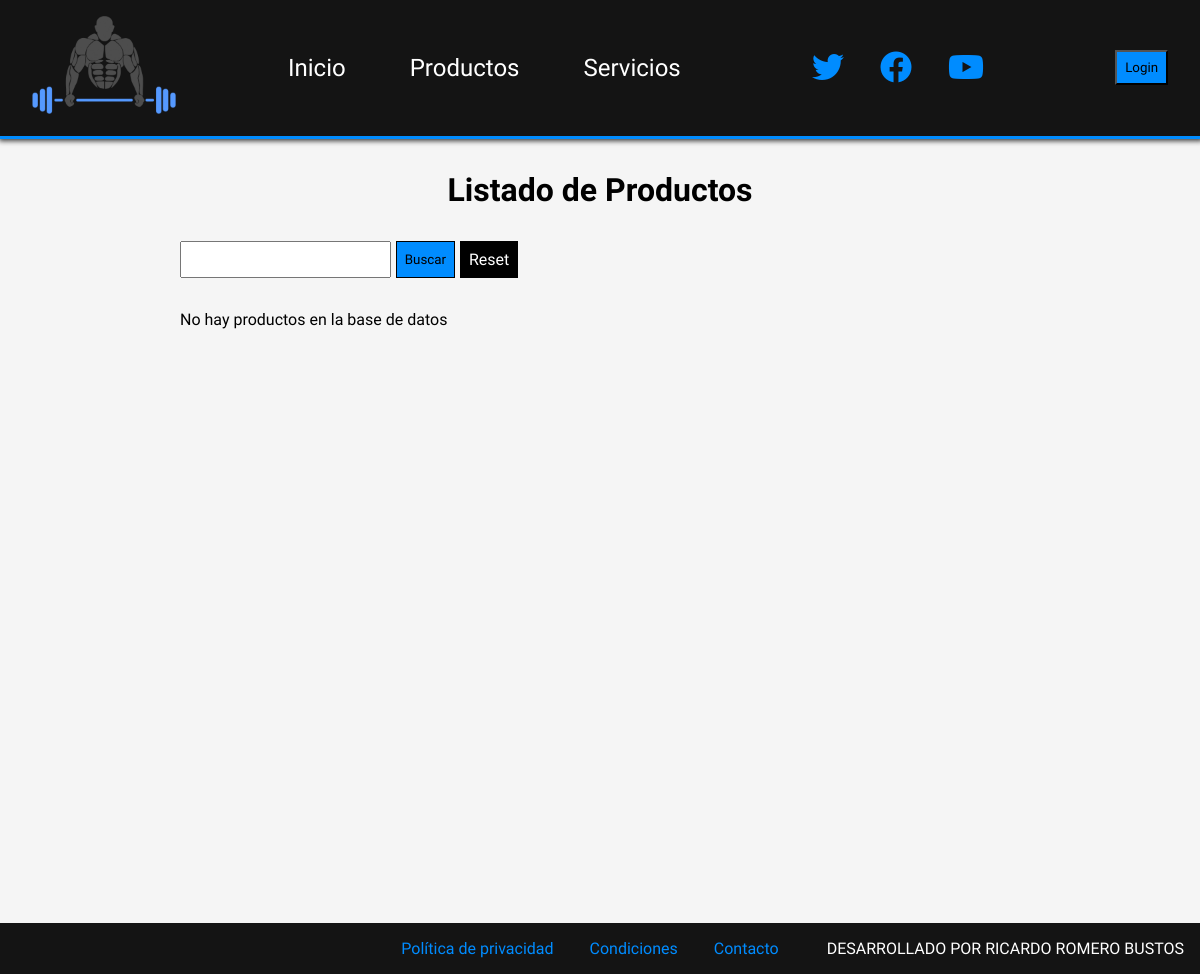
The app's page /php/productos.php, older data.
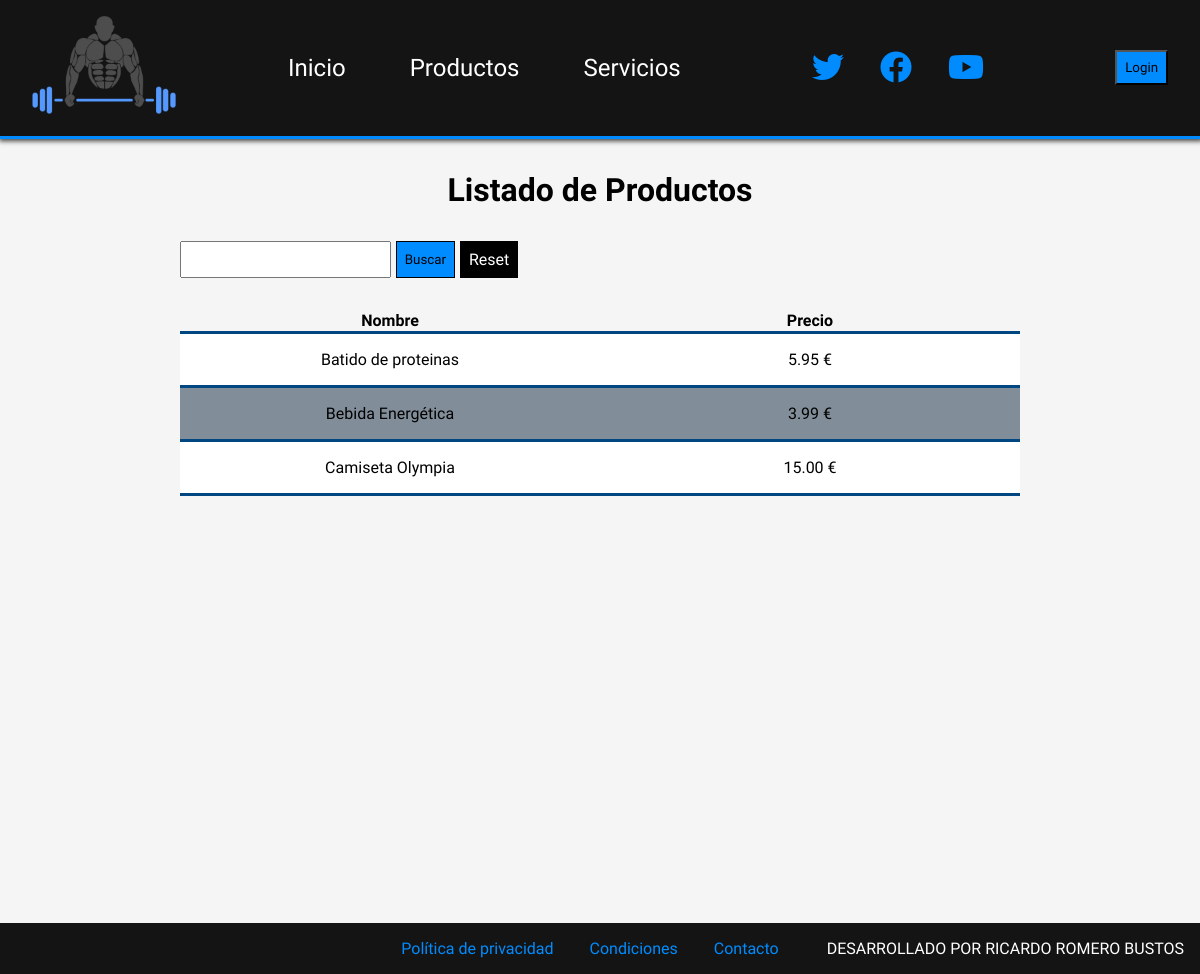
The same page, newer data.
### tables this page shows
CREATE TABLE `producto` (
  `id` bigint(20) UNSIGNED NOT NULL,
  `nombre` varchar(50) NOT NULL,
  `precio` double(5,2) UNSIGNED NOT NULL
);

### php/productos.php (the view, shortened to what this page needs)
<?php
    require_once "funciones.php";
?>
<!DOCTYPE html>
<html lang="en">
<head>
    <link rel="stylesheet" href="../css/estilos.css">
    <link rel="stylesheet" href="https://cdnjs.cloudflare.com/ajax/libs/font-awesome/6.2.0/css/all.min.css" />
</head>
<body>
    <?php
        if(isset($_SESSION['usuario']) && isset($_SESSION['pass'])){
            $usuario=$_SESSION['usuario'];
            $pass=$_SESSION['pass'];
            $esAdmin=comprobarAdmin($usuario,$pass);
            if($esAdmin){
                headerAdmin();
                $tipo_usu="admin";
            }else{
                headerSocio($usuario);
                $tipo_usu="socio";
            }
        }else{
            headerGuest();
        }
    ?>
    <main>
        <section class="seccion_productos_servicios seccion">
            <h1>Listado de Productos</h1>
            <div class="contenedor_buscar_nuevo">
                <form action="#" method="post">
                    <input type="text" name="cadena">
                    <input type="submit" name="buscar_producto" value="Buscar">
                    <a href="productos.php">Reset</a>
                </form>
            </div>
            <?php
                require_once "funciones.php";
                $con=conectarServidor();
                $productos=$con->query("select * from producto order by nombre asc");
                if($productos->num_rows==0){
                    echo "<p>No hay productos en la base de datos</p>";
                }else{
                    echo "<table>
                    <thead>
                        <tr>
                            <th>Nombre</th>
                            <th>Precio</th>";
                        echo "</tr>
                    </thead>
                    <tbody>";
                    while($fila_productos=$productos->fetch_array(MYSQLI_ASSOC)){
                        echo "<tr>
                            <td>$fila_productos[nombre]</td>
                            <td>$fila_productos[precio] €</td>";
                        echo "</tr>";
                    }
                    echo "</tbody>";
                    echo "</table>";
                }
            ?>
        </section>
    </main>
    <footer>
        <div>
            <a href="#">Política de privacidad</a>
            <a href="#">Condiciones</a>
            <a href="#">Contacto</a>
        </div>
        <span>DESARROLLADO POR RICARDO ROMERO BUSTOS</span>
    </footer>
</body>
</html>

Row changes from the older to the newer data that the page shows:
added producto: nombre "Batido de proteinas", precio "5.95"
added producto: nombre "Bebida Energética", precio "3.99"
added producto: nombre "Camiseta Olympia", precio "15.00"
Text that changed along with them:
text no longer shown: "No hay productos en la base de datos"
text now shown: "Nombre Precio"
